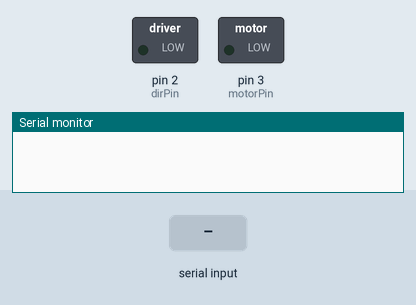
Simulated run of this sketch. Board: Arduino Uno, built with avr-gcc and run on an emulated ATmega328P. Shown: switched loads named in the sketch (green lamp = pin HIGH), the last lines printed to the serial monitor. The test bench sets the inputs (shaded band).

Above: at 1.2 s.
1.3 s: "90,45\n" received over Serial
At 3.0 s:
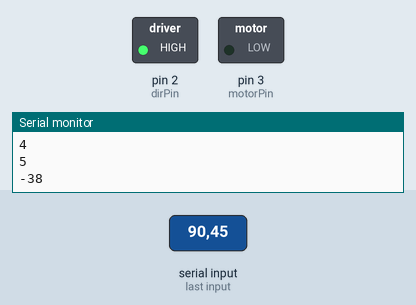
4.3 s: "30,150\n" received over Serial
At 4.67 s:
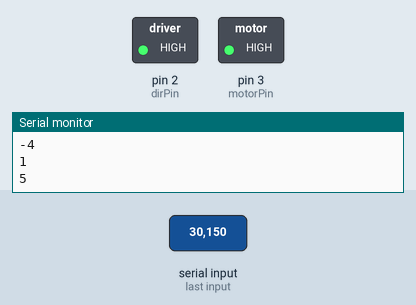
7.3 s: "200\n" received over Serial
At 7.41 s:
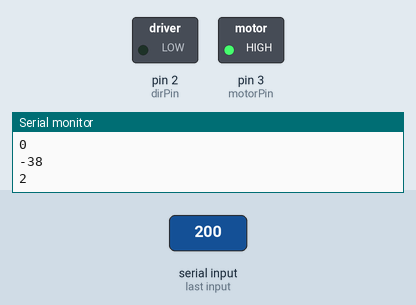
9.0 s: "5\n" received over Serial
At 10.6 s:
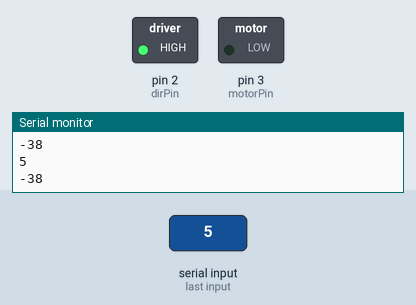
Timing chart, 0 to 11.7 s (numbered marks = the images above; inputs shaded):
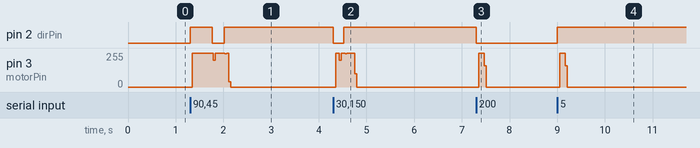

Measured:
- after the input at 1.3 s, pin 2 (dirPin): LOW → HIGH at once, → LOW 0.46 s later, → HIGH 0.26 s later; pin 3 (motorPin): 0/255 → 255/255 after 0.05 s, → 0/255 0.68 s later
- after the input at 4.3 s, pin 2 (dirPin): HIGH → LOW at once, → HIGH 0.22 s later; pin 3 (motorPin): 0/255 → 255/255 after 0.05 s, → 0/255 0.40 s later
- after the input at 7.3 s, pin 2 (dirPin): HIGH → LOW at once; pin 3 (motorPin): 0/255 → 255/255 after 0.05 s, → 0/255 0.12 s later
- after the input at 9.0 s, pin 2 (dirPin): LOW → HIGH at once; pin 3 (motorPin): 0/255 → 255/255 after 0.05 s, → 0/255 0.12 s later

The sketch:

StepperPlay.ino
```cpp
// Stepper Motor
// Michael Klements
// The DIY Life
// 25/01/2017

int motorPin = 3;        //Assign pin numbers
int dirPin = 2;
int motorDir = 0;        //Assign the initial motor direction
int motorSpe = 10;      //Assign the motor speed, a smaller number is a faster speed (shorter delay between pulses)
int rotation = 100;     //Assign the motor rotation in pulses


int lastValue=0;
int lastValueLB=0;
int rotateVal=0;
int val=0;
char incomingByte = 0;
int error= 0;
void setup()
{
  pinMode(motorPin, OUTPUT);  //Assign Pins
  pinMode(dirPin, OUTPUT);
  Serial.begin(9600);
}

void loop()
{

if(Serial.available() > 0){
incomingByte = Serial.read();
val = incomingByte - '0';
//char val = Serial.read();
Serial.println(val);
cmndJoyStick(val*10);
delay(1);
Serial.flush();
}

//    if(motorDir==0)    //Set the motor direction
//    {
//      digitalWrite(dirPin, LOW);
//    }
//    else
//    {
//      digitalWrite(dirPin, HIGH);
//    }
//    for(int j = 0 ; j <= rotation ; j++)  //Run the motor to the input rotation at the input speed.
//    {
//      digitalWrite(motorPin, HIGH);
//      delay(motorSpe);
//      digitalWrite(motorPin, LOW);
//    }
//    if(motorDir==0)    //Change the motor direction at the end of the rotation travelled
//    {
//      motorDir=1;
//    }
//    else
//    {
//      motorDir=0;
//    }

}


void cmndJoyStick(int val){

  if(val>100 && val<200){
    if(val>lastValue){
      error=val-lastValue;
       digitalWrite(dirPin,HIGH);
    for(int i=0 ; i <= error ; i++){
      digitalWrite(motorPin, HIGH);
      delayMicroseconds(5000);
      digitalWrite(motorPin, LOW);
      }
    }else if(val<lastValue){
      error=lastValue-val;
      digitalWrite(dirPin,LOW);
      for(int i=0 ; i <= error ; i++){

      digitalWrite(motorPin, HIGH);
      delayMicroseconds(5000);
      digitalWrite(motorPin, LOW);
      }
      }
      lastValue=val;
    }
    if(val<100 && val>0){
      if(val>lastValueLB){
      error=val-lastValueLB;
       digitalWrite(dirPin,HIGH);
    for(int i=0 ; i <= error ; i++){
      digitalWrite(motorPin, HIGH);
      delayMicroseconds(5000);
      digitalWrite(motorPin, LOW);
      }
    }else if(val<lastValueLB){
      error=lastValueLB-val;
      digitalWrite(dirPin,LOW);
      for(int i=0 ; i <= error ; i++){

      digitalWrite(motorPin, HIGH);
      delayMicroseconds(5000);
      digitalWrite(motorPin, LOW);
      }
      }
  lastValueLB = val;
    }


  }
```
